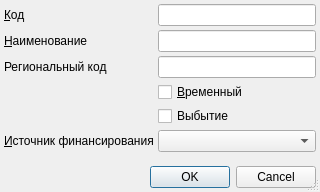
<?xml version="1.0" encoding="UTF-8"?>
<ui version="4.0">
 <class>ItemEditorDialog</class>
 <widget class="QDialog" name="ItemEditorDialog">
  <property name="geometry">
   <rect>
    <x>0</x>
    <y>0</y>
    <width>320</width>
    <height>192</height>
   </rect>
  </property>
  <property name="windowTitle">
   <string>ChangeMe!</string>
  </property>
  <property name="sizeGripEnabled">
   <bool>true</bool>
  </property>
  <layout class="QGridLayout">
   <property name="margin">
    <number>4</number>
   </property>
   <property name="spacing">
    <number>4</number>
   </property>
   <item row="5" column="0">
    <widget class="QLabel" name="lblFinance">
     <property name="text">
      <string>&amp;Источник финансирования</string>
     </property>
     <property name="buddy">
      <cstring>cmbFinance</cstring>
     </property>
    </widget>
   </item>
   <item row="8" column="0" colspan="2">
    <widget class="QDialogButtonBox" name="buttonBox">
     <property name="standardButtons">
      <set>QDialogButtonBox::Cancel|QDialogButtonBox::Ok</set>
     </property>
    </widget>
   </item>
   <item row="0" column="1">
    <widget class="QLineEdit" name="edtCode"/>
   </item>
   <item row="5" column="1">
    <widget class="CRBComboBox" name="cmbFinance"/>
   </item>
   <item row="4" column="1">
    <widget class="QCheckBox" name="chkOutcome">
     <property name="text">
      <string>Выбытие</string>
     </property>
    </widget>
   </item>
   <item row="1" column="0">
    <widget class="QLabel" name="lblName">
     <property name="text">
      <string>&amp;Наименование</string>
     </property>
     <property name="buddy">
      <cstring>edtName</cstring>
     </property>
    </widget>
   </item>
   <item row="0" column="0">
    <widget class="QLabel" name="lblCode">
     <property name="text">
      <string>&amp;Код</string>
     </property>
     <property name="buddy">
      <cstring>edtCode</cstring>
     </property>
    </widget>
   </item>
   <item row="3" column="1">
    <widget class="QCheckBox" name="checkBox">
     <property name="text">
      <string>&amp;Временный</string>
     </property>
    </widget>
   </item>
   <item row="7" column="0">
    <spacer>
     <property name="orientation">
      <enum>Qt::Vertical</enum>
     </property>
     <property name="sizeHint" stdset="0">
      <size>
       <width>103</width>
       <height>16</height>
      </size>
     </property>
    </spacer>
   </item>
   <item row="1" column="1">
    <widget class="QLineEdit" name="edtName"/>
   </item>
   <item row="2" column="1">
    <widget class="QLineEdit" name="edtRegionalCode"/>
   </item>
   <item row="2" column="0">
    <widget class="QLabel" name="lblRegionalCode">
     <property name="text">
      <string>Региональный код</string>
     </property>
    </widget>
   </item>
  </layout>
 </widget>
 <customwidgets>
  <customwidget>
   <class>CRBComboBox</class>
   <extends>QComboBox</extends>
   <header>library/crbcombobox.h</header>
  </customwidget>
 </customwidgets>
 <tabstops>
  <tabstop>edtCode</tabstop>
  <tabstop>edtName</tabstop>
  <tabstop>edtRegionalCode</tabstop>
  <tabstop>checkBox</tabstop>
  <tabstop>chkOutcome</tabstop>
  <tabstop>cmbFinance</tabstop>
  <tabstop>buttonBox</tabstop>
 </tabstops>
 <resources/>
 <connections>
  <connection>
   <sender>buttonBox</sender>
   <signal>accepted()</signal>
   <receiver>ItemEditorDialog</receiver>
   <slot>accept()</slot>
   <hints>
    <hint type="sourcelabel">
     <x>159</x>
     <y>161</y>
    </hint>
    <hint type="destinationlabel">
     <x>159</x>
     <y>88</y>
    </hint>
   </hints>
  </connection>
  <connection>
   <sender>buttonBox</sender>
   <signal>rejected()</signal>
   <receiver>ItemEditorDialog</receiver>
   <slot>reject()</slot>
   <hints>
    <hint type="sourcelabel">
     <x>159</x>
     <y>161</y>
    </hint>
    <hint type="destinationlabel">
     <x>159</x>
     <y>88</y>
    </hint>
   </hints>
  </connection>
 </connections>
</ui>
